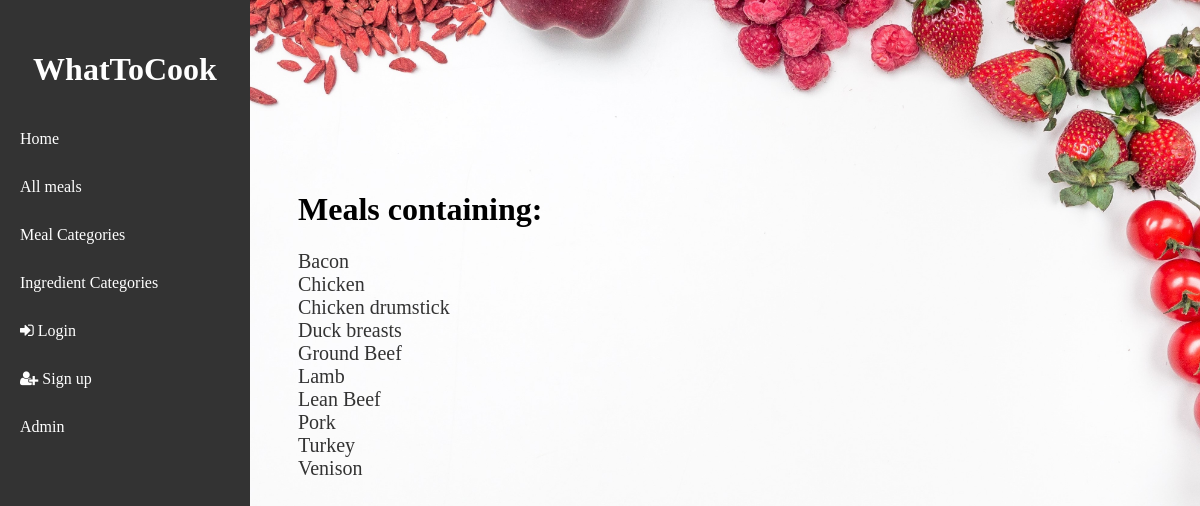
Page /ingredients/1/ on the committed database.
### viewer/models.py (models this page shows, shortened)
class Ingredient(Model):
    name = CharField(max_length=50)
    category = ForeignKey(IngredientCategory, on_delete=CASCADE)
    calories_per_100g = IntegerField(validators=[MinValueValidator(1)], blank=False)
    class Meta:
        ordering = ['category']

### viewer/views.py (the view)
# urls.py: path('ingredients/<int:category_id>/', ingredients, name='ingredients'),
def ingredients(request, category_id):
    ingredients = Ingredient.objects.filter(category__id=category_id).order_by("name")
    category = IngredientCategory.objects.get(id=category_id)
    return render(request, 'ingredients.html', {'ingredients': ingredients, 'category': category})

### viewer/templates/ingredients.html (shortened to what this page needs)
{% extends 'base.html' %}
{% block content %}
{% load static %}
<link rel="stylesheet" href="{% static 'style.css' %}">
<body>
  <h1 style="margin-left: 20px;">Meals containing:</h1>
    {% for ingredient in ingredients %}
      <div>
        <a class="search" href="{% url 'filtered_meals_by_ingredient' ingredient_id=ingredient.id %}">{{ ingredient.name }}</a>
      </div>
    {% endfor %}
</body>
{% endblock %}

### viewer/static/style.css (style rules this page uses)
body { background-image: url('images/background.jpg'); background-size: cover; background-repeat: no-repeat; background-position: center top; background-attachment: fixed; margin-top: 150px; }

### viewer/templates/ingredients.html (style rules this page uses)
.search { color: #333; text-decoration: none; font-size: 20px; margin-left: 20px; }

### rows in the picture
Ingredient: name "Bacon"
Ingredient: name "Chicken"
Ingredient: name "Chicken drumstick"
Ingredient: name "Duck breasts"
Ingredient: name "Ground Beef"
Ingredient: name "Lamb"
Ingredient: name "Lean Beef"
Ingredient: name "Pork"
Ingredient: name "Turkey"
Ingredient: name "Venison"
